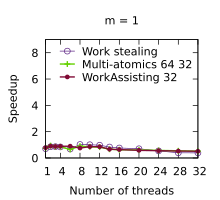

Generate this figure with gnuplot:
set title "m = 1"
set terminal pdf size 2.2,2.0
set output "./results/LUD_n___256,_m___1.pdf"
set key on
set key top left Left reverse
set key samplen 1.4
set xrange [1:32]
set xtics (1, 4, 8, 12, 16, 20, 24, 28, 32)
set xlabel "Number of threads"
set yrange [0:9]
set ytics (0, 2, 4, 6, 8)
set ylabel "Speedup"
plot './results/LUD_n___256,_m___1.dat' using 1:2 title "Work stealing" pointsize 0.7 lw 1 pt 6 linecolor rgb "#5B2182" with linespoints, \
  './results/LUD_n___256,_m___1.dat' using 1:3 title "Multi-atomics 64 32" pointsize 0.7 lw 2 pt 1 linecolor rgb "#64D000" with linespoints, \
  './results/LUD_n___256,_m___1.dat' using 1:4 title "WorkAssisting 32" pointsize 0.4 lw 2 pt 7 linecolor rgb "#800A35" with linespoints
